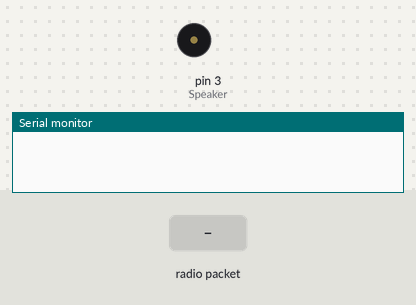
Bench run of a sketch on a simulated Arduino Uno, built with avr-gcc and run on an emulated ATmega328P. Parts: buzzer (waves = sounding), the last lines printed to the serial monitor. Inputs (shaded band) come from the test bench. No radio packets arrive unless stated.

Above: at 1.2 s.
1.3 s: radio packet "1" arrives
At 2.5 s:
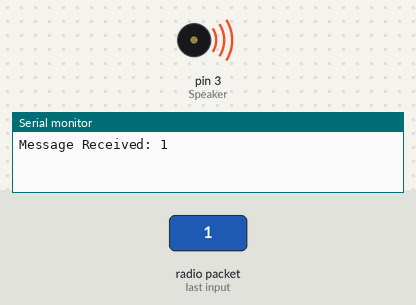
2.8 s: radio packet "0" arrives
4.3 s: radio packet "2" arrives
Timing chart, 0 to 7.3 s (numbered marks = the images above; inputs shaded):
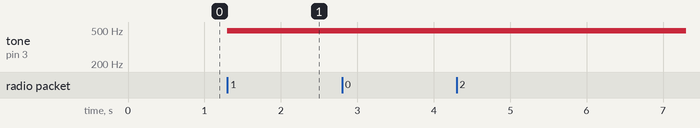

The sketch:

TestReciever.ino
```cpp
#include <RH_ASK.h>
#include <SPI.h> // Required by RH_ASK

RH_ASK rf_driver;

int Speaker = 3;

void setup()
{
    // Initialize ASK Object
    rf_driver.init();
    // Setup Serial Monitor
    Serial.begin(9600);
}

void loop()
{
    // Set buffer to size of expected message
    uint8_t buf[24];
    uint8_t buflen = sizeof(buf);
    // Check if received packet is correct size
    if (rf_driver.recv(buf, &buflen))
    {

      // Message received with valid checksum
      Serial.print("Message Received: ");
      Serial.println((char*)buf);
      analogWrite(Speaker, 80); delay(500); analogWrite(Speaker, 0); delay(50);
    }
}
```

Measured:
- after the input at 1.3 s, tone on pin 3 (Speaker): silent → 490 Hz at once
